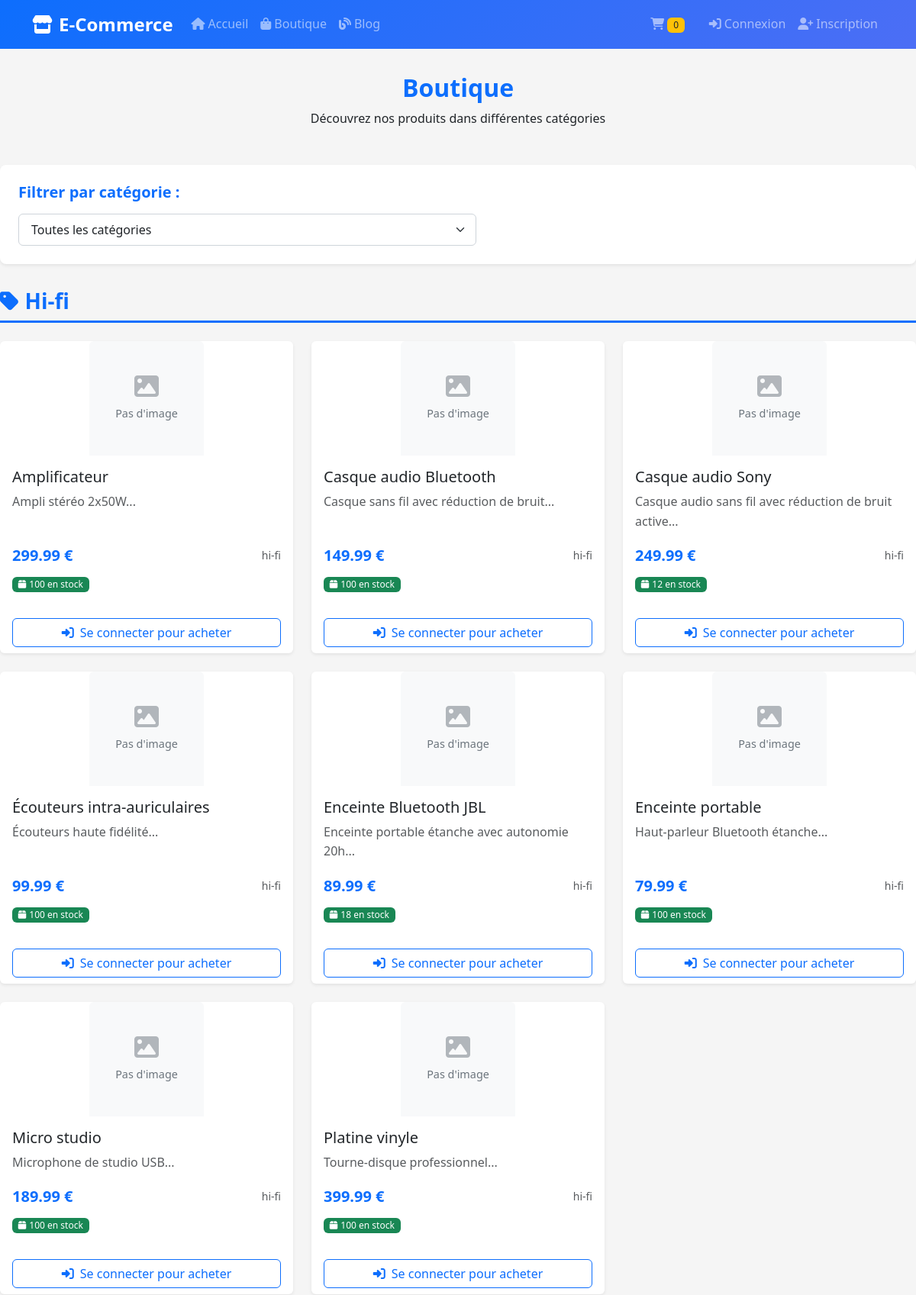
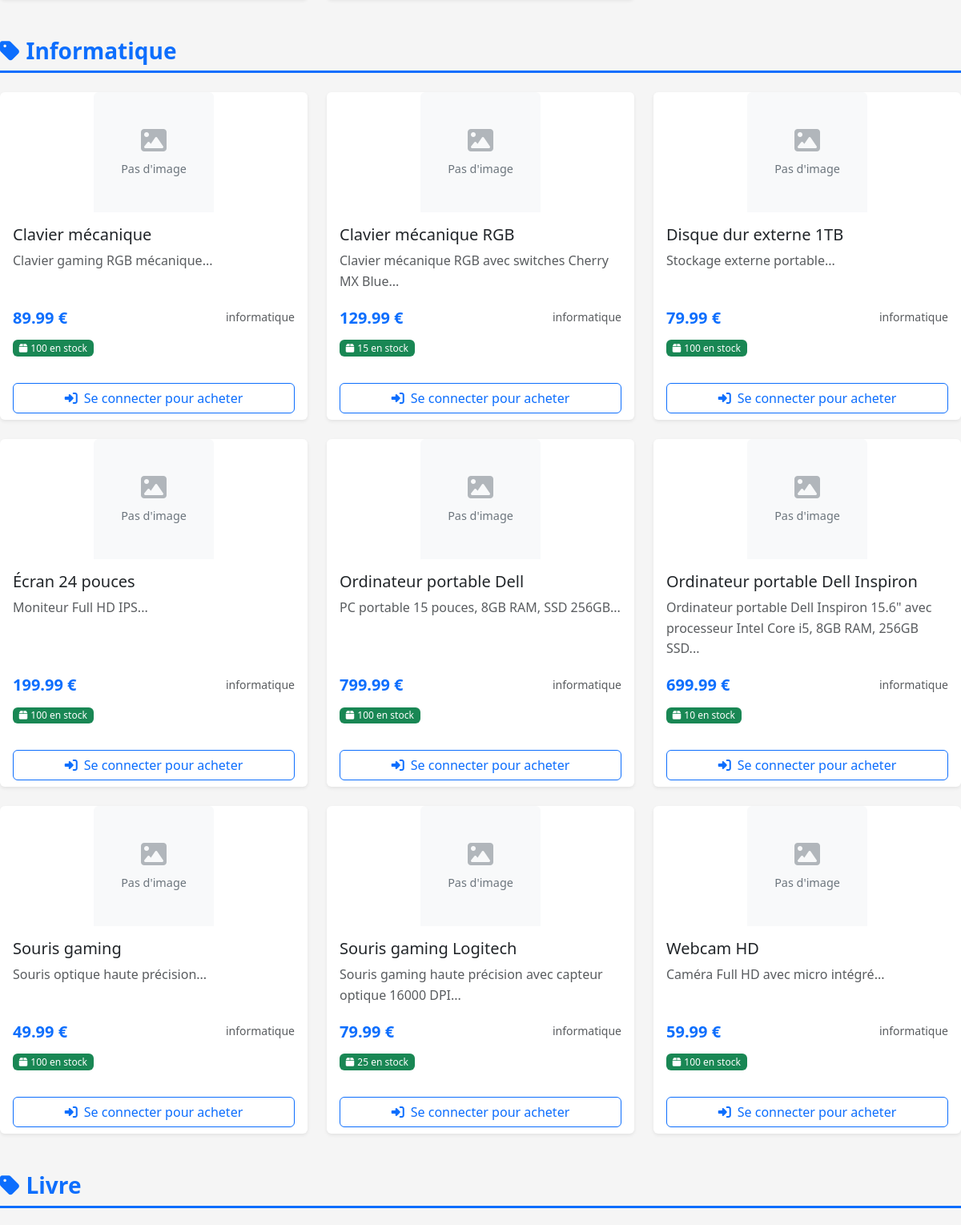
The app's page /index.php?url=shop (upper part) with its own data (2 pictures, top to bottom).
### tables this page shows
CREATE TABLE IF NOT EXISTS products (
    id INT AUTO_INCREMENT PRIMARY KEY,
    nom VARCHAR(100) NOT NULL,
    description TEXT,
    prix DECIMAL(10,2) NOT NULL,
    category_id INT NOT NULL,
    stock INT DEFAULT 100,
    image VARCHAR(255),
    date_ajout DATETIME DEFAULT CURRENT_TIMESTAMP,
    FOREIGN KEY (category_id) REFERENCES categories(id) ON DELETE CASCADE
);

CREATE TABLE IF NOT EXISTS categories (
    id INT AUTO_INCREMENT PRIMARY KEY,
    nom VARCHAR(50) NOT NULL UNIQUE,
    description TEXT
);

### controllers/Controller.php (called while the page is built, shortened)
<?php
class Controller {
    public function __construct() {
        $database = new Database();
        $this->db = $database->getConnection();
    }
    protected function render($view, $data = []) {
        extract($data);
        require_once "views/{$view}.php";
        require_once 'views/layout.php';
    }
}
function isLoggedIn() {
    return isset($_SESSION['user_id']) && !empty($_SESSION['user_id']);
}
?>

### controllers/ShopController.php (called while the page is built, shortened)
<?php
require_once 'Controller.php';
require_once __DIR__ . '/../models/Product.php';
class ShopController extends Controller {
    private $productModel;    private $orderModel;
    public function __construct() {
        $this->productModel = new Product($this->db);
    }
    public function showProducts() {
        $category_id = isset($_GET['category']) && !empty($_GET['category']) ? (int)$_GET['category'] : null;
        $categories = $this->productModel->getCategories();
        $products = $this->productModel->getProductsByCategory($category_id);
        $this->render('shop/shop', [
            'pageTitle' => 'Boutique',
            'categories' => $categories,
            'products' => $products
        ]);
    }
}
?>

### config/database.php (called while the page is built, shortened)
<?php
class Database {
    private $host = 'localhost';
    private $db_name = 'e_commerce_web';
    private $username = 'root';
    private $password = '';
    private $conn = null;
    public function getConnection() {
        try {
            $this->conn = new PDO(
                "mysql:host=" . $this->host . ";dbname=" . $this->db_name . ";charset=utf8",
                $this->username,
                $this->password
            );
            $this->conn->setAttribute(PDO::ATTR_ERRMODE, PDO::ERRMODE_EXCEPTION);
            $this->conn->setAttribute(PDO::ATTR_DEFAULT_FETCH_MODE, PDO::FETCH_ASSOC);
        } catch(PDOException $e) {
            echo "Erreur de connexion : " . $e->getMessage();
            die();
        }
        return $this->conn;
    }
}
?>

### models/Product.php (called while the page is built, shortened)
<?php
require_once __DIR__ . '/../config/database.php';
class Product {
    private $conn;
    private $table = 'products';
    public function __construct($db = null) {
        if ($db === null) {
            $database = new Database();
            $this->conn = $database->getConnection();
        } else {
            $this->conn = $db;
        }
    }
    public function getProductsByCategory($category_id = null) {
        try {
            $category_id = !empty($category_id) ? (int)$category_id : null;
            if($category_id && $category_id > 0) {
                $query = "SELECT p.*, c.nom as category FROM " . $this->table . " p
                         INNER JOIN categories c ON p.category_id = c.id
                         WHERE p.category_id = ? ORDER BY p.nom";
                $stmt = $this->conn->prepare($query);
                $stmt->execute([$category_id]);
            } else {
                $query = "SELECT p.*, c.nom as category FROM " . $this->table . " p
                         INNER JOIN categories c ON p.category_id = c.id
                         ORDER BY c.nom, p.nom";
                $stmt = $this->conn->prepare($query);
                $stmt->execute();
            }
            return $stmt->fetchAll(PDO::FETCH_ASSOC);
        } catch(PDOException $e) {
            error_log("Erreur dans getProductsByCategory: " . $e->getMessage());
            return [];
        }
    }
}
?>

### views/shop/shop.php (the view, shortened to what this page needs)
<div class="shop-container">
    <div class="shop-header">
        <h2>Boutique</h2>
        <p>Découvrez nos produits dans différentes catégories</p>
    </div>    <div class="shop-filters">
        <h3>Filtrer par catégorie :</h3>
        <div class="category-filters">
            <form action="index.php" method="GET" class="category-filter-form">
                <input type="hidden" name="action" value="index">                <div class="form-group d-flex">
                    <select name="category" class="form-select" id="categoryFilter" aria-label="Sélectionner une catégorie">
                        <option value="">Toutes les catégories</option>
                    </select>
                </div>
            </form>
        </div>
    </div>    <div class="products-grid">
        <?php if(empty($products)): ?>
            <div class="no-products text-center py-5">
                <i class="fas fa-shopping-bag fa-3x text-muted mb-3"></i>
                <p class="h5">Aucun produit trouvé dans cette catégorie.</p>
            </div>
        <?php else: ?>
            <?php
            $current_category = '';
            foreach($products as $product):
                if($product['category'] !== $current_category):
                    if($current_category !== ''): ?>
                        </div></div>
                    <?php endif; ?>
                    <div class="category-section mb-5">
                        <h3 class="category-title mb-4">
                            <i class="fas fa-tag me-2"></i><?= ucfirst(htmlspecialchars($product['category'])) ?>
                        </h3>
                        <div class="row g-4">
                    <?php
                    $current_category = $product['category'];
                endif;
            ?>
            <div class="col-md-4">
                <div class="card product-card h-100">
                    <div class="product-image">
                        <?php if(!empty($product['image'])): ?>
                            <img src="<?= htmlspecialchars($product['image']) ?>"
                                 alt="<?= htmlspecialchars($product['nom']) ?>"
                                 class="img-fluid">
                        <?php else: ?>
                            <div class="no-image-placeholder">
                                <i class="fas fa-image"></i>
                                <span>Pas d'image</span>
                            </div>
                        <?php endif; ?>
                    </div>
                    <div class="card-body product-info">
                        <h5 class="card-title"><?= htmlspecialchars($product['nom']) ?></h5>
                        <p class="card-text text-muted"><?= htmlspecialchars(substr($product['description'], 0, 100)) ?>...</p>
                        <div class="d-flex justify-content-between align-items-center mb-2">
                            <span class="product-price"><?= number_format($product['prix'], 2) ?> €</span>
                            <small class="text-muted"><?= htmlspecialchars($product['category']) ?></small>
                        </div>
                        <div class="mb-3">
                            <?php if($product['stock'] > 0): ?>
                                <small class="badge bg-success">
                                    <i class="fas fa-box me-1"></i><?= $product['stock'] ?> en stock
                                </small>
                            <?php else: ?>
                                <small class="badge bg-danger">
                                    <i class="fas fa-exclamation-triangle me-1"></i>Rupture de stock
                                </small>
                            <?php endif; ?>
                        </div>
                    </div>
                    <div class="card-footer bg-transparent">
                        <?php if(isLoggedIn()): ?>
                            <?php if($product['stock'] > 0): ?>
                                <form action="index.php?url=shop&action=add_to_cart" method="POST" class="add-to-cart-form">
                                    <input type="hidden" name="product_id" value="<?= $product['id'] ?>">
                                    <div class="row g-2 mb-2">
                                        <div class="col">
                                            <select name="quantity" class="form-select form-select-sm">
                                                <?php for($i = 1; $i <= min(10, $product['stock']); $i++): ?>
                                                    <option value="<?= $i ?>">Qté: <?= $i ?></option>
                                                <?php endfor; ?>
                                            </select>
                                        </div>
                                    </div>
                                    <button type="submit" class="btn btn-primary w-100">
                                        <i class="fas fa-cart-plus me-2"></i>Ajouter au panier
                                    </button>
                                </form>
                            <?php else: ?>
                                <button class="btn btn-secondary w-100" disabled>
                                    <i class="fas fa-times me-2"></i>Produit indisponible
                                </button>
                            <?php endif; ?>
                        <?php else: ?>
                            <a href="index.php?url=user&action=login" class="btn btn-outline-primary w-100">
                                <i class="fas fa-sign-in-alt me-2"></i>Se connecter pour acheter
                            </a>
                        <?php endif; ?>
                    </div>
                </div>
            </div>
            <?php endforeach; ?>
            </div></div>
        <?php endif; ?>
    </div>
</div>

### assets/css/style.css (style rules this page uses)
:root { --primary-color: #0d6efd; --secondary-color: #6c757d; --success-color: #198754; --danger-color: #dc3545; --warning-color: #ffc107; --info-color: #0dcaf0; --light-color: #f8f9fa; --dark-color: #212529; --font-family: 'Segoe UI', Tahoma, Geneva, Verdana, sans-serif; }
body { font-family: var(--font-family); line-height: 1.6; color: var(--dark-color); background-color: #f5f5f5; }
.shop-filters { background-color: white; border-radius: 0.5rem; padding: 1.5rem; margin-bottom: 2rem; box-shadow: 0 0.125rem 0.25rem rgba(0, 0, 0, 0.075); }
.shop-filters h3 { font-size: 1.25rem; margin-bottom: 1rem; color: var(--primary-color); font-weight: 600; }
.category-filter-form { max-width: 600px; }
.category-filter-form .form-select { border: 1px solid #ced4da; box-shadow: none; padding: 0.5rem 1rem; font-size: 1rem; border-radius: 0.375rem; transition: all 0.3s ease; }
.card { border: none; box-shadow: 0 0.125rem 0.25rem rgba(0, 0, 0, 0.075); transition: box-shadow 0.3s ease, transform 0.3s ease; }
.btn { border-radius: 0.375rem; font-weight: 500; transition: all 0.3s ease; }
.badge { font-size: 0.75em; font-weight: 500; }
.product-card { height: 100%; transition: all 0.3s ease; display: flex; flex-direction: column; }
.product-image { width: 150px; height: 150px; overflow: hidden; border-radius: 0.375rem 0.375rem 0 0; display: flex; align-items: center; justify-content: center; background-color: #f8f9fa; margin: 0 auto; }
.no-image-placeholder { display: flex; flex-direction: column; align-items: center; justify-content: center; width: 150px; height: 150px; color: var(--secondary-color); font-size: 0.9rem; }
.no-image-placeholder i { font-size: 2rem; margin-bottom: 0.5rem; opacity: 0.5; }
.product-info { flex: 1; padding: 1rem; display: flex; flex-direction: column; }
.product-price { font-size: 1.25rem; font-weight: bold; color: var(--primary-color); margin-top: auto; }
.fade-in { animation: fadeIn 0.5s ease-out; }
.shop-container { padding: 2rem 0; }
.shop-header { text-align: center; margin-bottom: 3rem; }
.shop-header h2 { color: var(--primary-color); font-weight: 600; margin-bottom: 0.5rem; }
.category-section { margin-bottom: 3rem; }
.category-title { color: var(--primary-color); font-weight: 600; border-bottom: 3px solid var(--primary-color); padding-bottom: 0.5rem; margin-bottom: 1.5rem; }
.product-card .card-body { display: flex; flex-direction: column; }
.product-card .card-text { flex: 1; margin-bottom: 1rem; }
.product-card .card-footer { border-top: none; padding-top: 0; }

### records on screen
products: category.nom "Hi-fi", shows "Pas d'image", nom "Amplificateur", description "Ampli stéréo 2x50W", prix "299.99", category.nom "hi-fi", stock "100", shows "Se connecter pour acheter"
products: shows "Pas d'image", nom "Casque audio Bluetooth", description "Casque sans fil avec réduction de bruit", prix "149.99", category.nom "hi-fi", stock "100", shows "Se connecter pour acheter"
products: shows "Pas d'image", nom "Casque audio Sony", description "Casque audio sans fil avec réduction de bruit active", prix "249.99", category.nom "hi-fi", stock "12", shows "Se connecter pour acheter"
products: shows "Pas d'image", nom "Écouteurs intra-auriculaires", description "Écouteurs haute fidélité", prix "99.99", category.nom "hi-fi", stock "100", shows "Se connecter pour acheter"
products: shows "Pas d'image", nom "Enceinte Bluetooth JBL", description "Enceinte portable étanche avec autonomie 20h", prix "89.99", category.nom "hi-fi", stock "18", shows "Se connecter pour acheter"
products: shows "Pas d'image", nom "Enceinte portable", description "Haut-parleur Bluetooth étanche", prix "79.99", category.nom "hi-fi", stock "100", shows "Se connecter pour acheter"
products: shows "Pas d'image", nom "Micro studio", description "Microphone de studio USB", prix "189.99", category.nom "hi-fi", stock "100", shows "Se connecter pour acheter"
products: shows "Pas d'image", nom "Platine vinyle", description "Tourne-disque professionnel", prix "399.99", category.nom "hi-fi", stock "100", shows "Se connecter pour acheter"
products: category.nom "Informatique", shows "Pas d'image", nom "Clavier mécanique", description "Clavier gaming RGB mécanique", prix "89.99", category.nom "informatique", stock "100", shows "Se connecter pour acheter"
products: shows "Pas d'image", nom "Clavier mécanique RGB", description "Clavier mécanique RGB avec switches Cherry MX Blue", prix "129.99", category.nom "informatique", stock "15", shows "Se connecter pour acheter"
products: shows "Pas d'image", nom "Disque dur externe 1TB", description "Stockage externe portable", prix "79.99", category.nom "informatique", stock "100", shows "Se connecter pour acheter"
products: shows "Pas d'image", nom "Écran 24 pouces", description "Moniteur Full HD IPS", prix "199.99", category.nom "informatique", stock "100", shows "Se connecter pour acheter"
products: shows "Pas d'image", nom "Ordinateur portable Dell", description "PC portable 15 pouces, 8GB RAM, SSD 256GB", prix "799.99", category.nom "informatique", stock "100", shows "Se connecter pour acheter"
products: shows "Pas d'image", nom "Ordinateur portable Dell Inspiron", description "Ordinateur portable Dell Inspiron 15.6\" avec processeur Intel Core i5, 8GB RAM, 256GB SSD", prix "699.99", category.nom "informatique", stock "10", shows "Se connecter pour acheter"
products: shows "Pas d'image", nom "Souris gaming", description "Souris optique haute précision", prix "49.99", category.nom "informatique", stock "100", shows "Se connecter pour acheter"
products: shows "Pas d'image", nom "Souris gaming Logitech", description "Souris gaming haute précision avec capteur optique 16000 DPI", prix "79.99", category.nom "informatique", stock "25", shows "Se connecter pour acheter"
products: shows "Pas d'image", nom "Webcam HD", description "Caméra Full HD avec micro intégré", prix "59.99", category.nom "informatique", stock "100", shows "Se connecter pour acheter"
products: category.nom "Livre"

### other values on screen
$cartCount "0"
